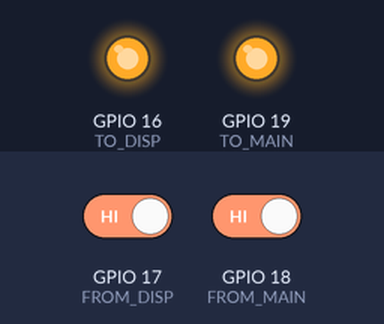
The sketch below on a simulated ESP32. Parts: output pins drawn as LEDs (lit = HIGH). The inputs (shaded band) are chosen by the test bench; at power-on: GPIO 17 (FROM_DISP) HIGH, GPIO 18 (FROM_MAIN) HIGH. What the sketch prints to the serial monitor is not drawn.

Above: at 1.2 s.
1.3 s: GPIO 17 (FROM_DISP) driven LOW
At 2.4 s:
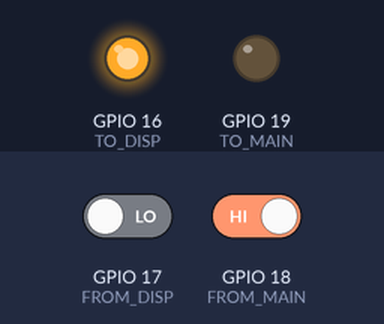
2.8 s: GPIO 18 (FROM_MAIN) driven LOW
At 5.6 s:
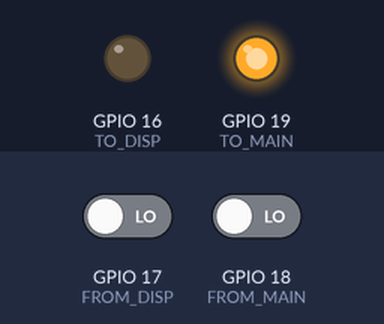
5.8 s: GPIO 18 (FROM_MAIN) driven HIGH
At 11.8 s:
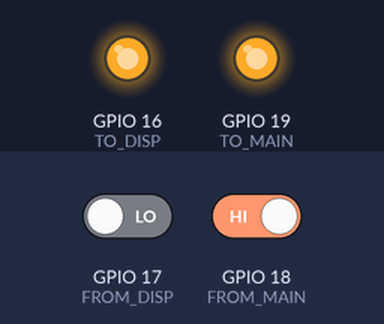
Timing chart, 0 to 14.7 s (numbered marks = the images above; inputs shaded):
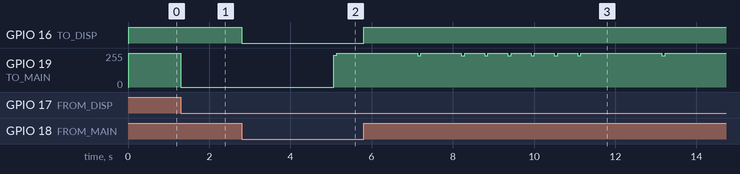

The sketch:

Demo_ESP32_Buttons.ino
```cpp
// Define all I/O pins
#define FROM_DISP 17
#define TO_DISP 16
#define FROM_MAIN 18
#define TO_MAIN 19
#define RELAY 0

// Define Buttons
#define DEBOUNCE              50 // 50mS delay before releasing buttons
#define BUTTON_BOOST        0x10 // 0b1110111100010000 (The first 8 inverted bits are generated in the subroutine)
#define BUTTON_TIMER        0x02 // 0b1111110100000010 (The first 8 inverted bits are generated in the subroutine)
#define BUTTON_POWER        0x04 // 0b1111101100000100 (The first 8 inverted bits are generated in the subroutine)
#define BUTTON_LOCK         0x01 // 0b1111111000000001 (The first 8 inverted bits are generated in the subroutine)
#define BUTTON_SELF_CLEAN   0x08 // 0b1111011100001000 (The first 8 inverted bits are generated in the subroutine)
#define BUTTON_RELEASE      0x00 // 0b1111111100000000 (The first 8 inverted bits are generated in the subroutine)

void setup() {
  // put your setup code here, to run once:
  Serial.begin(115200);

  pinMode(FROM_MAIN,INPUT); // Receive data from main board
  Serial.println(F("FROM_MAIN (Pin 18) Configured for main board input."));
  attachInterrupt(FROM_MAIN,PinChangeISR0,CHANGE);
  Serial.println(F("FROM_MAIN (Pin 18) ISR0 function attached."));
  pinMode(TO_DISP,OUTPUT);  // Send data to display board
  Serial.println(F("TO_DISP (Pin 16) Configured for display board output."));

  pinMode(FROM_DISP,INPUT); // Receive data from display board
  Serial.println(F("FROM_DISP (Pin 17) Configured for display board input."));
  attachInterrupt(17,PinChangeISR1,CHANGE);
  Serial.println(F("FROM_DISP (Pin 17) ISR1 function attached."));
  pinMode(TO_MAIN,OUTPUT); // Send data to main board
  Serial.println(F("TO_MAIN (Pin 19) Configured for main board output."));

  digitalWrite(TO_DISP, HIGH); // sets the TO_DISP signal to HIGH
  digitalWrite(TO_MAIN, HIGH); // sets the TO_MAIN signal to HIGH

}

void loop() {
  word value;

  delay(5000); // Wait for 5 seconds

  // Push Center/Power button
  write2main(BUTTON_POWER);

  delay(2000); // Waits for two seconds

  // Push West/Lock button
  write2main(BUTTON_LOCK);

  delay(1000); // Wait for one second

  // Push East/Timer button 6-times
  int runXTimes = 0;
  for (; runXTimes < 6; runXTimes++) {

    write2main(BUTTON_TIMER);
    delay(500); // Wait for 0.5 seconds
  }

  delay(1500); // Waits for 0.5 + 1.5 seconds

  // Push West/Lock button
  write2main(BUTTON_LOCK);

  delay(2000); // Wait for 2 seconds

  // Push Center/Power button
  write2main(BUTTON_POWER);

  // Wait for 5 seconds
  delay(5000);
}

void write2main(word value) {

  // Start with a low start pulse
  digitalWrite(TO_MAIN, LOW);
  delayMicroseconds(200);

  // Generate the full 16b-bit transmitted sequence: First byte is inverted value, second is value passed to this subroutine
  word transmitvalue = ((value^0b11111111)<<8)+value;

  // Loops through the 16-bit value, from left to right
  for(int i = 0, mask = 0x8000; i < 16; i++, mask = (word)mask >> 1)
  {
      if (transmitvalue & mask)
      {
          // Bit is one/on - long pulse
          digitalWrite(TO_MAIN, HIGH);
          delayMicroseconds(800);
      }
      else
      {
          // Bit is zero/off - short pulse
          digitalWrite(TO_MAIN, HIGH);
          delayMicroseconds(200);
      }

      // Send spacer in-between
      digitalWrite(TO_MAIN, LOW);
      delayMicroseconds(200);
    }

  // Ends with signal returning to high
  digitalWrite(TO_MAIN, HIGH);

  // Debounce and transmit release button code, if not already in Release button loop. Coud have been written "if (transmitvalue != 0xFF00)"
  if (transmitvalue != ((BUTTON_RELEASE^0b11111111)<<8)+BUTTON_RELEASE) {
     delay(DEBOUNCE);
     write2main(BUTTON_RELEASE);
  }
}

void PinChangeISR0(){                                     // Pin FROM_MAIN (Interrupt 0) service routine
  if (digitalRead(FROM_MAIN) == LOW) {
    // Falling edge
    digitalWrite(TO_DISP,LOW);
    //Serial.print(F("f"));
  }

  else {
    // Rising edge
    digitalWrite(TO_DISP,HIGH);
    //Serial.print(F("r"));
  }
}


void PinChangeISR1(){                                     // Pin FROM_DISP (Interrupt 1) service routine
  if (digitalRead(FROM_DISP) == LOW) {
    // Falling edge
    digitalWrite(TO_MAIN,LOW);
    //Serial.print(F("F"));
  }
  else {
    // Rising edge
    digitalWrite(TO_MAIN,HIGH);
    //Serial.print(F("R"));
  }
}
```

Measured:
- after the input at 1.3 s, GPIO 19 (TO_MAIN): 255/255 → 0/255 at once
- after the input at 2.8 s, GPIO 16 (TO_DISP): HIGH → LOW at once
- after the input at 5.8 s, GPIO 16 (TO_DISP): LOW → HIGH at once
